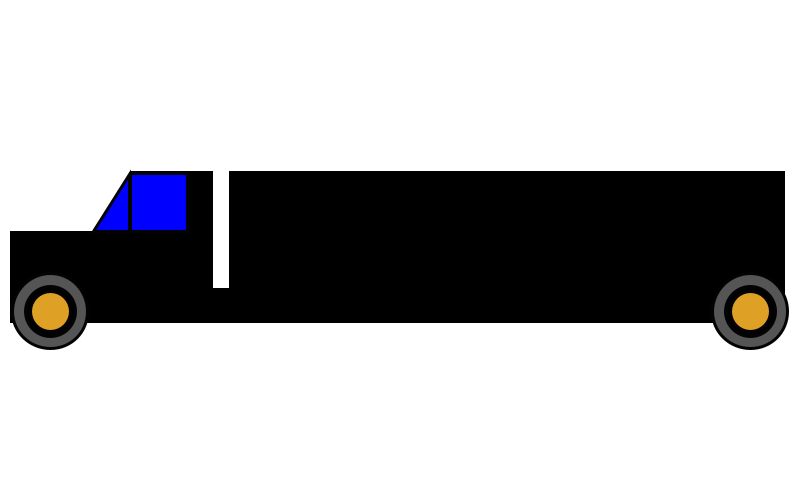
Frame 1 (no input)
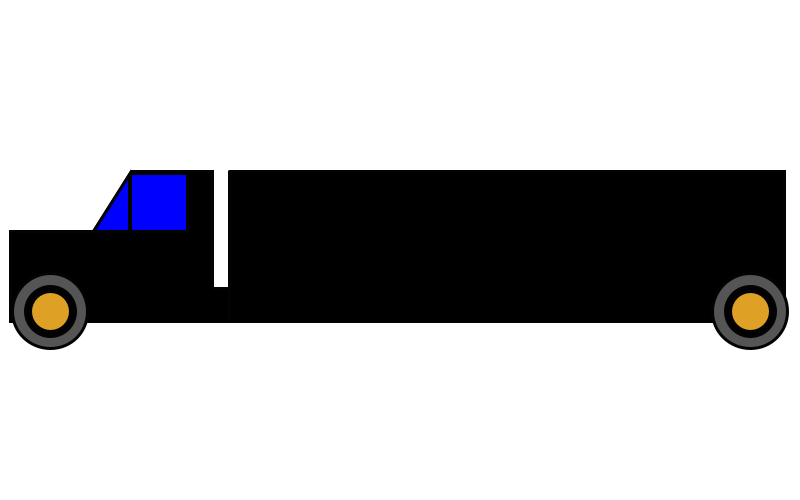
Frame 60 (the mouse pressed at the canvas centre just before this capture)
Frame 120 (the mouse held since frame 60 and released just before this capture): identical to frame 60, image omitted

The Processing sketch that drew these frames (run headless with seeded random() and noise(); from frame 60 on, the mouse is pressed at the canvas centre):

// Processing sketch: processing_20282
// ── processing_20282.pde

void setup (){
  size(800,500);
  background(255);
  smooth();
  rectMode(CORNERS);

}

int k = 700;
int c = 0;
int r = 0;
int Size = 0;
int wheelSize = 0;

// Colors
color Red = color(255,0,0);
color Green = color(0,255,0);
color Blue = color(0,0,255);

void draw(){
background(255); 

fill(0);

beginShape();
vertex(784,288);
vertex(784,323);
vertex(10,323);
vertex(10,231);
vertex(93,231);
vertex(131,171);
vertex(212,171);
vertex(212,288);
vertex(784,288);
endShape();

fill(c);

//Truck bed
beginShape();
vertex(229,171+Size);
vertex(229,323+Size);
vertex(784,323);
vertex(784,171);
vertex(229,171+Size);
endShape();

fill(255);
noStroke();

rect(0,323,800,500);

stroke(3);
fill(0,0,255);
strokeWeight(3);
triangle(93,231,129,231,129,174);
rect(130,173,187,231);

for(int x = 50; x < 800; x+= k){
fill(85);

ellipse(x,311,75+wheelSize,75+wheelSize);
fill(0);
ellipse(x,311,50+wheelSize,50+wheelSize);
fill(222,161,38);
ellipse(x,311,40+wheelSize,40+wheelSize);



}
}
void keyPressed() {
  
// Number of Tires  
  if(key == '2'){
   k=700;
} 

else if(key == '3'){
    k=300;
}
else if(key == '4'){
   k=200;
}    
else if(key == '5'){
   k=150;
}
else if(key == '6'){
   k=125;
}   
else if(key == '7'){
   k=115;
}
else if(key == '8'){
   k=100;
}


//Color of Truck
if(key == 'r'){
   c=Red;
}
else if(key == 'g'){
   c=Green;
}
else if(key == 'b'){
   c=Blue;   
}  

// Truck Bed Rise/Fall
if( keyCode == UP){
    Size+= 10;
  }
 else if( keyCode == DOWN){
    Size-= 10;
  }  

// Wheel Size
if (keyCode == RIGHT){
  wheelSize++;
}
 else if (keyCode == LEFT){
  wheelSize--;
 }  
} 
